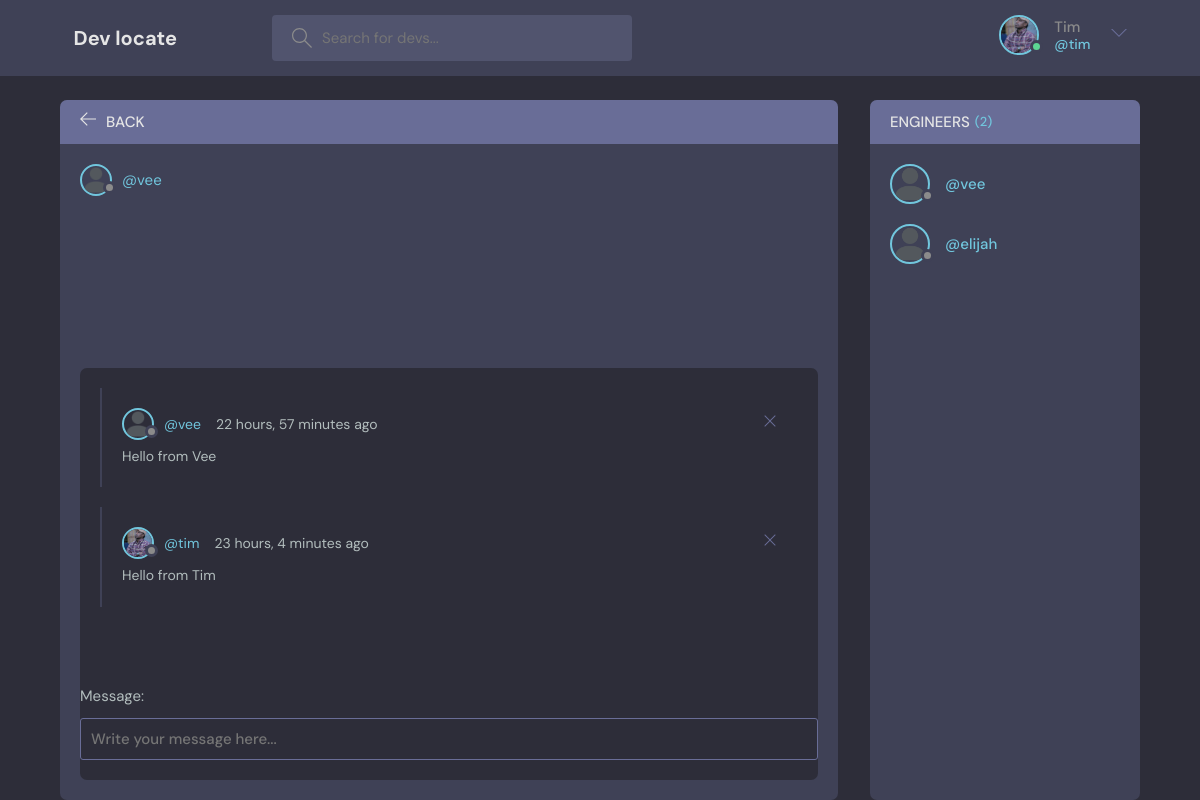
Screenshot of /accounts/message/2/ (signed in) with the database file from the repository.
### accounts/models.py (models this page shows, shortened)
class Engineer(AbstractUser):
    username = models.CharField(max_length=200, null=True)
    email = models.EmailField(unique=True, null=True)
    bio = models.TextField()
    avatar = models.ImageField(default="profile.png")
    country = models.CharField(max_length=200)
    years_of_experience = models.PositiveIntegerField(null=True, blank=True)
    tech_stack = models.CharField(null=True, blank=True, max_length=300)
    inbox = models.ForeignKey(Message, null=True, on_delete=models.CASCADE)
    USERNAME_FIELD = "email"
    REQUIRED_FIELDS = ["username"]
    def __str__(self):
        return self.username

class Message(models.Model):
    sender = models.ForeignKey("Engineer", null=True, on_delete=models.CASCADE, related_name='mail_sender')
    receiver = models.ForeignKey("Engineer", null=True, on_delete=models.CASCADE, related_name="mail_receiver")
    message = models.CharField(max_length=500)
    updated = models.DateTimeField(auto_now=True)
    created = models.DateTimeField(auto_now_add=True)
    class Meta:
        ordering = ["-created"]

### accounts/views.py (the view, shortened to what this page needs)
# urls.py: path('message/<str:pk>/', CreateMessage.as_view(), name='message')
class CreateMessage(LoginRequiredMixin, CreateView):
    model = Message
    template_name = '../templates/create-message.html'
    form_class = MessageForm
    def get_context_data(self, **kwargs):
        context = super(CreateMessage, self).get_context_data()
        context['engineers'] = Engineer.objects.all().exclude(username=self.request.user)
        pk = self.kwargs.get("pk")
        context['engineer'] = Engineer.objects.get(pk=pk)
        engineer = context['engineer']
        sender_messages = Message.objects.filter(sender=self.request.user, receiver=engineer)
        received_messages = Message.objects.filter(sender=engineer, receiver=self.request.user)
        context['messages'] = (sender_messages | received_messages).distinct()
        return context

### accounts/forms.py
class MessageForm(forms.ModelForm):
    class Meta:
        model = Message
        fields = ['message']
        widgets = {
            "message": forms.TextInput(attrs={"placeholder": "Write your message here..."})
        }

### templates/create-message.html (shortened to what this page needs)
{% extends 'base.html' %}
{% block content %}
<main class="profile-page layout layout--2">
  <div class="container">
    <div class="room">
      <div class="room__top">
        <div class="room__topLeft">
          <a href="{{request.META.HTTP_REFERER}}">
            <svg version="1.1" xmlns="http://www.w3.org/2000/svg" width="32" height="32" viewBox="0 0 32 32">
              <title>arrow-left</title>
              <path
                      d="M13.723 2.286l-13.723 13.714 13.719 13.714 1.616-1.611-10.96-10.96h27.625v-2.286h-27.625l10.965-10.965-1.616-1.607z"
              ></path>
            </svg>
          </a>
          <h3>back</h3>
        </div>
      </div>
      <div class="room__box scroll">
        <div class="room__header scroll">
          <div class="room__hosted">
            <a href="{% url 'profile' engineer.id %}" class="room__author">
              <div class="avatar avatar--small">
                <img src="{{engineer.avatar.url}}" />
              </div>
              <span>@{{engineer.username}}</span>
            </a>
          </div>
        </div>
        <div class="room__conversation">
          <div class="threads scroll">
            {% for mail in messages %}
            <div class="thread">
              <div class="thread__top">
                <div class="thread__author">
                  <a href="{% url 'profile' engineer.id %}" class="thread__authorInfo">
                    <div class="avatar avatar--small">
                      <img src="{{mail.sender.avatar.url}}" />
                    </div>
                    <span>@{{mail.sender.username}}</span>
                  </a>
                  <span class="thread__date">{{mail.created|timesince}} ago</span>
                </div>
                <div class="thread__delete">
                  <svg version="1.1" xmlns="http://www.w3.org/2000/svg" width="32" height="32" viewBox="0 0 32 32">
                    <title>remove</title>
                    <path
                            d="M27.314 6.019l-1.333-1.333-9.98 9.981-9.981-9.981-1.333 1.333 9.981 9.981-9.981 9.98 1.333 1.333 9.981-9.98 9.98 9.98 1.333-1.333-9.98-9.98 9.98-9.981z"
                    ></path>
                  </svg>
                </div>
              </div>
              <div class="thread__details">
                {{mail.message}}
              </div>
            </div>
            {% endfor %}
          </div>
        </div>
      </div>
      <div class="room__message">
        {% if request.user == engineer %}
        <div class="form__group"></div>
        {% else %}
        <form class="form" method="POST" enctype="multipart/form-data">
          <div class="form__group">
            {{form.as_p}}
          </div>
        </form>
        {% endif %}
      </div>
    </div>
    <div class="participants">
      <h3 class="participants__top">Engineers <span>({{engineers.count}})</span></h3>
      <div class="participants__list scroll">
        {% for message in engineers %}
        <a href="{% url 'message' message.id %}" class="participant">
          <div class="avatar avatar--medium">
            <img src="{{message.avatar.url}}" />
          </div>
          <p>
            <span>@{{message.username}}</span>
          </p>
        </a>
        {% endfor %}
      </div>
    </div>
  </div>
</main>
{% endblock %}

### templates/base.html (shortened to what this page needs)
<!DOCTYPE html>
{% load static %}
<html lang="en">
<head>
  <link rel="stylesheet" href="{% static 'style.css' %}" />
</head>
<body>
<header class="header header--loggedIn">
  <div class="container">
    <a href="/" class="header__logo">
      <h1>Dev locate</h1>
    </a>
    <form class="header__search" method="GET" action="{% url 'all_projects' %}">
      <label>
        <input type="search" name="q" placeholder="Search for devs..." />
      </label>
    </form>
    <nav class="header__menu">
      {% if request.user.is_authenticated %}
      <div class="header__user">
        <a href="{% url 'profile' request.user.id %}">
          <div class="avatar avatar--medium active">
            <img src="{{request.user.avatar.url}}"/>
          </div>
          <p>{{request.user.username|title}}<span>@{{request.user.username}}</span></p>
        </a>
        <button class="dropdown-button">
          <svg version="1.1" xmlns="http://www.w3.org/2000/svg" width="32" height="32" viewBox="0 0 32 32">
            <title>chevron-down</title>
            <path d="M16 21l-13-13h-3l16 16 16-16h-3l-13 13z"></path>
          </svg>
        </button>
      </div>
      {% else %}
      <a href="{% url 'login' %}">
        <img src="{% static './assets/avatar.svg' %}"/>
        <p>Login</p>
      </a>
      {% endif %}
    </nav>
  </div>
</header>
{% block content %}
{% endblock %}
</body>
</html>

### rows the page displays
Engineer: user.avatar (picture), user.username "Tim", user.username "tim"
Engineer: avatar (placeholder picture), username "vee"
Message: sender.avatar (placeholder picture), sender.username "vee", created "22 hours, 57 minutes", message "Hello from Vee"
Message: sender.avatar (picture), sender.username "tim", created "23 hours, 4 minutes", message "Hello from Tim"
Engineer: avatar (placeholder picture), username "elijah"

### other values shown
{{ engineers.count }} "2"
